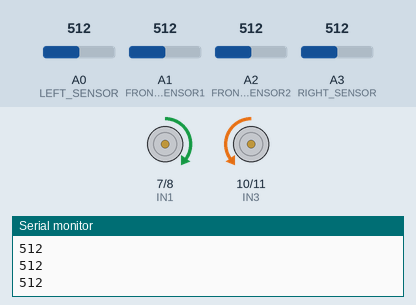
Simulated run of this sketch. Board: Arduino Uno, built with avr-gcc and run on an emulated ATmega328P. Parts: motor-driver pin pairs drawn as motors (green arrow = first pin HIGH = forward, orange = second pin HIGH = backward, longer = more drive, scaled by the enable pin), the last lines printed to the serial monitor. The inputs (shaded band) are chosen by the test bench; at power-on: A0 (LEFT_SENSOR) = 512, A1 (FRONT_SENSOR1) = 512, A2 (FRONT_SENSOR2) = 512, A3 (RIGHT_SENSOR) = 512.

Above: at 1.2 s.
1.3 s: A0 (LEFT_SENSOR) set to 490
At 2.5 s:
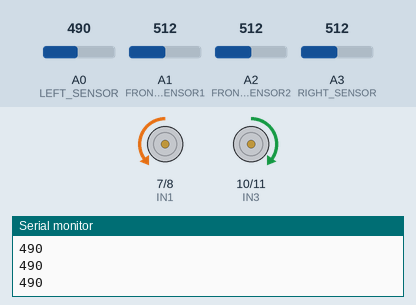
2.8 s: A1 (FRONT_SENSOR1) set to 487
At 3.2 s:
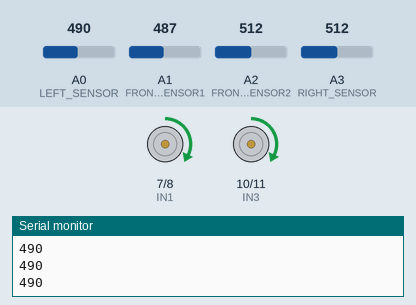
4.3 s: A1 (FRONT_SENSOR1) set to 510
At 5.5 s:
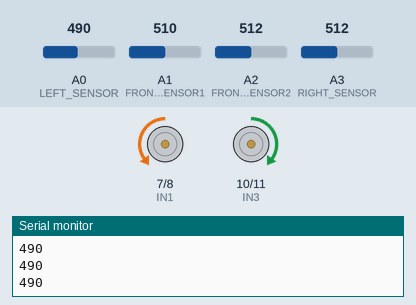
5.8 s: A1 (FRONT_SENSOR1) set to 490
At 6.3 s:
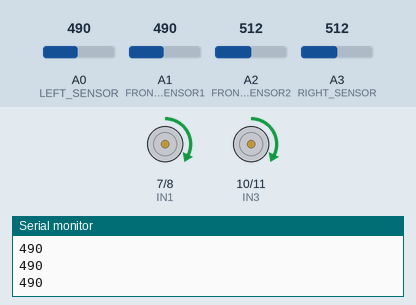
Timing chart, 0 to 8.3 s (numbered marks = the images above; inputs shaded):
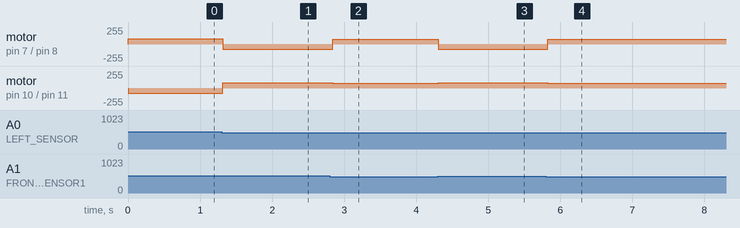

Measured:
- the behaviour switches between 501 and 500 on A1 (FRONT_SENSOR1) (found by bisection; images 1 and 2)
- after the input at 1.3 s, motor on pin 7 (IN1) / pin 8 (IN2): forward 80/255 → backward 80/255 at once; motor on pin 10 (IN3) / pin 11 (IN4): backward 80/255 → forward 80/255 at once
- after the input at 2.8 s, motor on pin 7 (IN1) / pin 8 (IN2): backward 80/255 → forward 70/255 at once; motor on pin 10 (IN3) / pin 11 (IN4): forward 80/255 → forward 70/255 at once
- after the input at 4.3 s, motor on pin 7 (IN1) / pin 8 (IN2): forward 70/255 → backward 80/255 at once; motor on pin 10 (IN3) / pin 11 (IN4): forward 70/255 → forward 80/255 at once
- after the input at 5.8 s, motor on pin 7 (IN1) / pin 8 (IN2): backward 80/255 → forward 70/255 at once; motor on pin 10 (IN3) / pin 11 (IN4): forward 80/255 → forward 70/255 at once

The sketch:

line_follower_code.ino
```cpp
#define LEFT_SENSOR A0
#define RIGHT_SENSOR A3
#define FRONT_SENSOR1 A1
#define FRONT_SENSOR2 A2

// L298N Motor Driver Pins
#define ENA 6
#define IN1 7
#define IN2 8
#define ENB 9
#define IN3 10
#define IN4 11

void setup() {
    Serial.begin(9600);

    pinMode(LEFT_SENSOR, INPUT);
    pinMode(RIGHT_SENSOR, INPUT);
    pinMode(FRONT_SENSOR1, INPUT);
    pinMode(FRONT_SENSOR2, INPUT);

    pinMode(ENA, OUTPUT);
    pinMode(IN1, OUTPUT);
    pinMode(IN2, OUTPUT);
    pinMode(ENB, OUTPUT);
    pinMode(IN3, OUTPUT);
    pinMode(IN4, OUTPUT);
}

// Function to move forward
void moveForward(int speed) {
    digitalWrite(IN1, HIGH);
    digitalWrite(IN2, LOW);
    digitalWrite(IN3, HIGH);
    digitalWrite(IN4, LOW);

    analogWrite(ENA, speed);
    analogWrite(ENB, speed);
}

// Function to turn left
void turnLeft(int speed) {
    digitalWrite(IN1, LOW);
    digitalWrite(IN2, HIGH);
    digitalWrite(IN3, HIGH);
    digitalWrite(IN4, LOW);

    analogWrite(ENA, speed);
    analogWrite(ENB, speed);
}

// Function to turn right
void turnRight(int speed) {
    digitalWrite(IN1, HIGH);
    digitalWrite(IN2, LOW);
    digitalWrite(IN3, LOW);
    digitalWrite(IN4, HIGH);

    analogWrite(ENA, speed);
    analogWrite(ENB, speed);
}

// Function to stop motors
void stopMotors() {
    digitalWrite(IN1, LOW);
    digitalWrite(IN2, LOW);
    digitalWrite(IN3, LOW);
    digitalWrite(IN4, LOW);

}

void loop() {
    int left = analogRead(LEFT_SENSOR);
    int right = analogRead(RIGHT_SENSOR);
    int front1 = analogRead(FRONT_SENSOR1);
    int front2 = analogRead(FRONT_SENSOR2);

    Serial.println(left);

    int threshold = 500;
    int speed = 70;
    int speedturn = 80;
    String previousmove=" ";

    if ((left > threshold && right < threshold && front1 < threshold && front2 <threshold) || (left < threshold && right > threshold && front1 > threshold && front2 > threshold) ){
      turnLeft(speedturn);
      delay(50);
    }

    else if((left < threshold && right > threshold && front1 < threshold && front2 <threshold) || (left > threshold && right < threshold && front1 > threshold && front2 > threshold)||(left > threshold && right > threshold && front1 > threshold && front2>threshold)){
      turnRight(speedturn);
      delay(50);

    }else if((left < threshold && right < threshold && front1 > threshold && front2 > threshold) || (left > threshold && right > threshold && front1 < threshold && front2 < threshold)){
      moveForward(speed);
      delay(50);
    }else if (( left>threshold && front1 > threshold && front2<threshold && right <threshold) || ( left<threshold && front1 < threshold && front2 > threshold && right > threshold)){
      moveForward(speed);
      delay(50);
    }
    else if ((front1 < threshold && front2 < threshold && left < threshold && right < threshold)) {
        if (previousmove== "right"){
          turnLeft(speedturn);
          delay(50);
        }else if(previousmove== "left"){
          turnRight(speedturn);
          delay(50);
        }
    }
      else{
          moveForward(speed);
          delay(50);
      }

}
```
